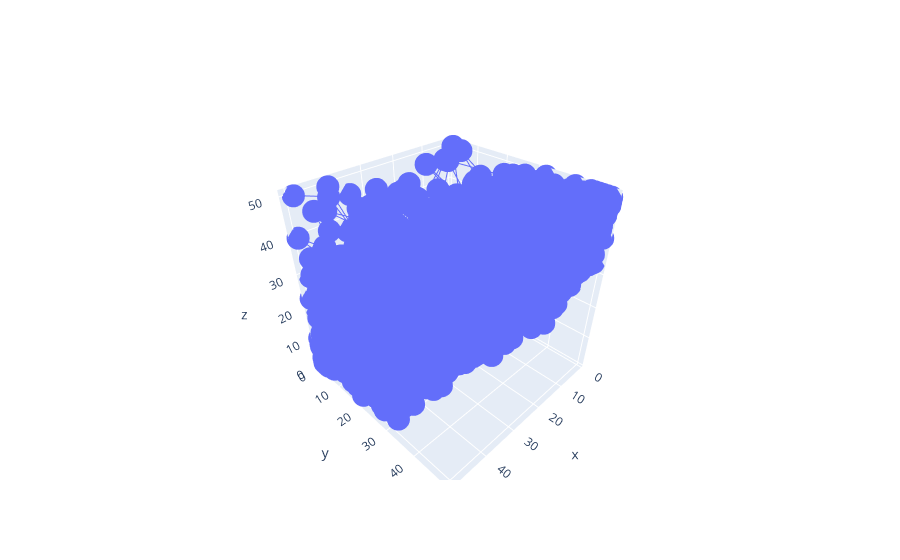

The cell this chart's notebook holds for it:
### Code cell
import plotly.graph_objects as go

PLOT = go.Figure()
    
PLOT.add_trace(go.Scatter3d(x = DF_RFM['recency_normalized'],
                            y = DF_RFM['frequency_normalized'],
                            z = DF_RFM['monetary_value_normalized']
                           )
              )

### Figure 1 — Plotly figure (JSON) as saved in the notebook; plotly's stock layout.template omitted (floating-point values rounded to 4 significant figures; data arrays with more than 128 entries replaced by an {"elided": "..."} marker saying what was removed)
{"data": [{"type": "scatter3d", "x": {"elided": "4339 int values"}, "y": {"elided": "4339 int values"}, "z": {"elided": "4339 int values"}}], "layout": {"autosize": true, "scene": {"aspectmode": "auto", "aspectratio": {"x": 1.0, "y": 1.0, "z": 1.0}}}}
